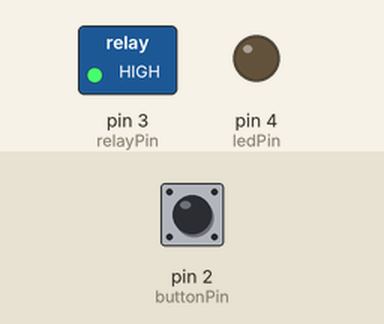
The sketch below on a simulated Arduino Uno, built with avr-gcc and run on an emulated ATmega328P. Shown: switched loads named in the sketch (green lamp = pin HIGH), output pins drawn as LEDs (lit = HIGH). Dashed ring = blinking. Inputs (shaded band) come from the test bench; at power-on: pin 2 (buttonPin) HIGH.

Above: at 1.2 s.
1.3 s: pin 2 (buttonPin) pulled LOW for 0.15 s
At 1.4 s:
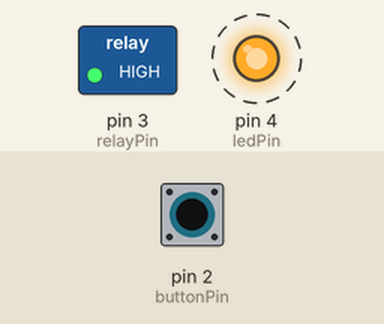
3.4 s: pin 2 (buttonPin) pulled LOW for 3.2 s
At 7.6 s:
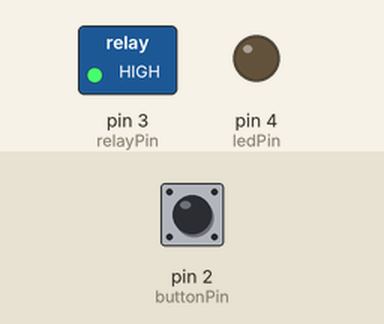
Timing chart, 0 to 9.1 s (numbered marks = the images above; inputs shaded):
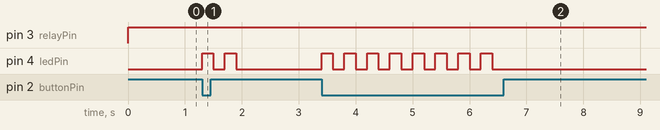

The sketch:

fan-control.ino
```cpp
// Pin assignments
const int buttonPin = 2;  // Pin for the button
const int relayPin = 3;   // Pin for the relay
const int ledPin = 4;     // Pin for the LED

int duration = 1;  // Current duration of the fans in hours
unsigned long lastButtonPress = 0;  // Timestamp of the last button press

void setup() {
  pinMode(buttonPin, INPUT_PULLUP);
  pinMode(relayPin, OUTPUT);
  pinMode(ledPin, OUTPUT);
}

void loop() {
  checkButtonPress();
  controlFans();
  checkLongPress();
}

void checkButtonPress() {
  if (digitalRead(buttonPin) == LOW) {
    unsigned long buttonPressDuration = millis() - lastButtonPress;

    if (buttonPressDuration < 3000) {
      increaseDuration();
      confirmAction();  // Confirm action with LED blink
      lastButtonPress = millis();
    }
  }
}

void increaseDuration() {
  duration++;
}

void controlFans() {
  if (duration > 0) {
    digitalWrite(relayPin, HIGH);  // Turn on the fans
  } else {
    digitalWrite(relayPin, LOW);   // Turn off the fans
  }
}

void checkLongPress() {
  if (digitalRead(buttonPin) == LOW) {
    unsigned long buttonPressDuration = millis() - lastButtonPress;

    if (buttonPressDuration >= 3000 && buttonPressDuration < 10000) {
      displayRemainingTime();
    } else if (buttonPressDuration >= 10000) {
      turnEverythingOff();
    }
  } else {
    lastButtonPress = millis();
  }
}

void displayRemainingTime() {
  int remainingTime = duration;
  for (int i = 0; i < remainingTime; i++) {
    blinkLed(1);    // Blink the LED once to indicate each hour
    delay(500);
  }
}

void turnEverythingOff() {
  digitalWrite(relayPin, LOW);  // Turn off the fans
  confirmAction();              // Confirm action with LED blink
  duration = 0;                 // Reset the duration
}

void confirmAction() {
  blinkLed(2);  // Blink the LED twice to confirm the action
}

void blinkLed(int count) {
  for (int i = 0; i < count; i++) {
    digitalWrite(ledPin, HIGH);
    delay(200);
    digitalWrite(ledPin, LOW);
    delay(200);
  }
}
```

Measured:
- after the input at 1.3 s, pin 4 (ledPin): alternates HIGH for 0.20 s and LOW for 0.20 s, 4 changes in all, then stays LOW, starting at once
- after the input at 3.4 s, pin 4 (ledPin): alternates HIGH for 0.20 s and LOW for 0.20 s, 16 changes in all, then stays LOW, starting at once
